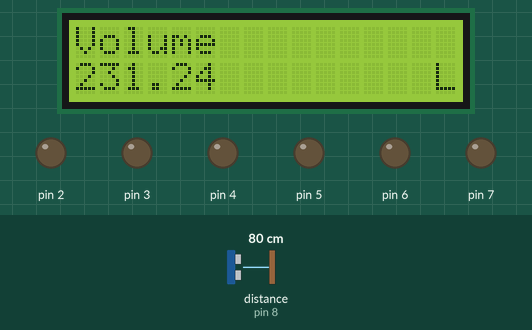
A sketch run on a simulated Arduino Uno, built with avr-gcc and run on an emulated ATmega328P. Parts: 16×2 character LCD, output pins drawn as LEDs (lit = HIGH). Wiring (inferred from the names in the program): ultrasonic range finder: trigger pin 9; echo pin 8. Inputs (shaded band) come from the test bench; at power-on: distance to the obstacle (sensor on pin 8) 80 cm. The echo pulse lasts 58.3 µs per cm; WiFi joins after 1.5 s; servers stay silent unless stated; no MQTT or app messages arrive unless stated; pins used as bus, display or sensor lines are not drawn; what the sketch prints to the serial monitor is not drawn.

Above: at 2.7 s.
2.8 s: distance to the obstacle (sensor on pin 8) set to 22 cm
At 6.8 s:
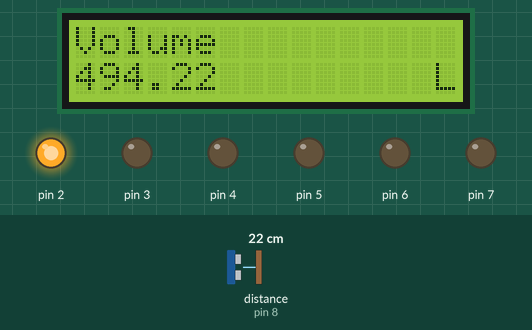
7.1 s: distance to the obstacle (sensor on pin 8) set to 2 cm
At 9.0 s:
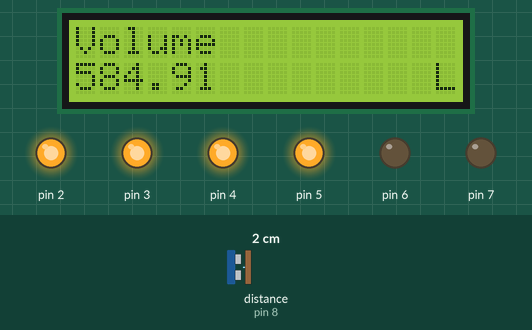
9.8 s: distance to the obstacle (sensor on pin 8) set to 9 cm
At 12.0 s:
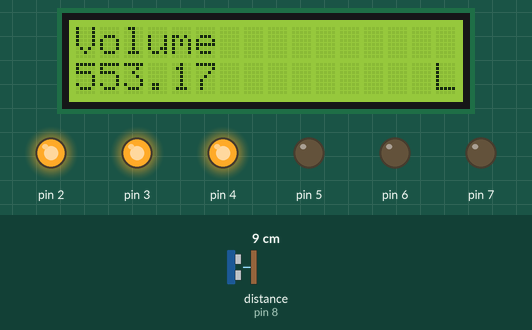
12.3 s: distance to the obstacle (sensor on pin 8) set to 18 cm
At 14.0 s:
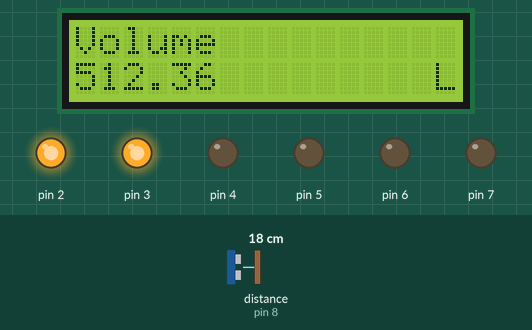
Timing chart, 0 to 15.5 s (numbered marks = the images above; inputs shaded):
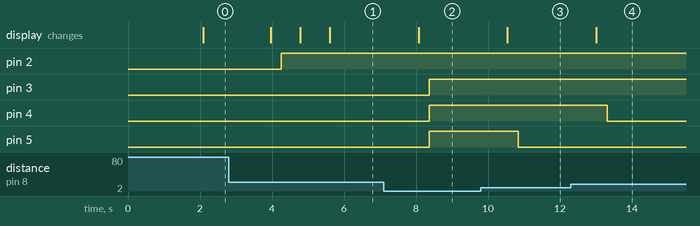

The sketch:

project_dosen_progress_5.ino
```cpp
#include <SPI.h>
#include <Ethernet.h>
#include <PubSubClient.h>
#include  <Wire.h>
#include <LiquidCrystal_I2C.h>
LiquidCrystal_I2C lcd(0x3f, 16, 2);
//pin scl : A5
//pin sda : A4

#define echoPin 8       //pin 8 arduino untuk echo pin sensor ultrasonic
#define trigPin 9       //pin 9 arduino untuk trig pin sensor ultrasonic

#define batasAtas 24    //nilai batas jarak dalam satuan cm
#define batasBawah 19   //nilai batas jarak dalam satuan cm

#define batasAtas1 18   //nilai batas jarak dalam satuan cm
#define batasBawah1 13  //nilai batas jarak dalam satuan cm

#define batasAtas2 12   //nilai batas jarak dalam satuan cm
#define batasBawah2 7   //nilai batas jarak dalam satuan cm
long duration, ultraSensor;
int distance;  //membuuat devinisi tipe data yang digunakan
float volumenull, volume, volumeL;
char voll[50];
String vol_str;
using namespace std;

// Update these with values suitable for your network.
byte mac[]    = {  0xDE, 0xED, 0xBA, 0xFE, 0xFE, 0xED };

IPAddress dnServer(10, 13, 10, 13);
IPAddress gateway(10, 33, 107, 254);
//IPAddress gateway(10,39,52,254);
IPAddress subnet(255, 255, 255, 0);
IPAddress server(10, 33, 109, 82);
IPAddress ip(10, 33, 107, 169);
//IPAddress ip(10,39,52,112);

void callback(char* topic, byte* payload, unsigned int length) {
  Serial.print("Message arrived [");
  Serial.print(topic);
  Serial.print("] ");
  for (int i = 0; i < length; i++) {
    Serial.print((char)payload[i]);
  }
  Serial.println();
}

EthernetClient ethClient;
PubSubClient client(ethClient);

void reconnect() {
  // Loop until we're reconnected
  while (!client.connected()) {
    Serial.print("Attempting MQTT connection...");
    // Attempt to connect
    if (client.connect("arduinoClient")) {
      Serial.println("connected");
    } else {
      Serial.print("failed, rc=");
      Serial.print(client.state());
      Serial.println(" try again in 5 seconds");
      // Wait 5 seconds before retrying
      delay(5000);
    }
  }
}
void setup()
{
  lcd.begin();
  Serial.begin (4800);
  pinMode(trigPin, OUTPUT);
  pinMode(echoPin, INPUT);
  pinMode(1, OUTPUT);
  pinMode(2, OUTPUT);
  pinMode(3, OUTPUT);
  pinMode(4, OUTPUT);
  pinMode(5, OUTPUT);
  pinMode(6, OUTPUT);
  pinMode(7, OUTPUT);
  digitalWrite(7, LOW);

  client.setServer(server, 1883);
  client.setCallback(callback);

  Ethernet.begin(mac, ip, dnServer, gateway, subnet);
  //Ethernet.begin(mac, ip);
  // Allow the hardware to sort itself out
  delay(1500);
}

void loop()
{
  sensorUltrasonic(trigPin, echoPin);
  ultraSensor = distance; //memberikan nilai ultrasensor dengan nilai yang ada pada distance
  vol_str = String(volumeL);
  vol_str.toCharArray(voll, vol_str.length() + 1);
  cetakjarak();
  volumenull = 3.14 * distance * 38 * 38; //rumus menghitung volume ruang kosong tabung yang tidak terisi fluida dengan satuan cm3
  volume = 589440.8 - volumenull; // rumus menghitung nilai volume fluida dengan satuan cm3
  volumeL = volume / 1000; // rumus mengubah volume cm3 menjadi Liter
  cetakVolume();
  delay(300);
  //delay(100);
  if (ultraSensor >= 25 )
  {
    satubar();
  }
  else if (ultraSensor <= batasAtas && ultraSensor >= batasBawah)
  {
    duabar();
  }
  else if (ultraSensor <= batasAtas1 && ultraSensor >= batasBawah1)
  {
    tigabar();
  }
  else if (ultraSensor <= batasAtas2 && ultraSensor >= batasBawah2)
  {
    empatbar();
  }
  else if (ultraSensor <= 6 )
  {
    penuh();
  }

  if (!client.connected()) {
    reconnect();
  } else {
    client.publish("volume", voll);
  }
  client.loop();
}

void sensorUltrasonic(int pinTrigger, int pinEcho)
{
  digitalWrite(pinTrigger, LOW);
  delayMicroseconds(2);
  digitalWrite(pinTrigger, HIGH);
  delayMicroseconds(10);
  digitalWrite(pinTrigger, LOW);
  duration = pulseIn(pinEcho, HIGH);
  distance = (duration / 2) / 29.1; //rumus untuk menghitung jarak dengan cara membagi dua pada bagian durasi untuk menghilangkan nilai patul kembali dari gelombang ultrasonic lalu dibagi lagi dengan nilai 29.1 yaitu nilai konversi rambat gelombang menjadi cm
  delay(500);
}
```

tampilan.ino
```cpp
void cetakjarak () {
  Serial.print("jarak ");
  Serial.print(ultraSensor);
  Serial.print("\t");
  //lcd.setCursor(0, 0);
  //lcd.print("jarak ");
  //lcd.setCursor(6, 0);
  //lcd.print(ultraSensor);
  //lcd.print("    ");
  //lcd.setCursor(10, 0);
  //lcd.print("cm");
}
void cetakVolume () {
  Serial.print("volume liter ");
  Serial.print(volumeL);
  Serial.print("\t");
  Serial.print("volume cm3 ");
  Serial.println(volume);
  lcd.setCursor(0, 0);
  lcd.print("Volume");
  lcd.setCursor(0, 1);
  lcd.print(volumeL);
  lcd.print("    ");
  lcd.setCursor(15, 1);
  lcd.print("L");
}
void penuh() {
  digitalWrite(1, HIGH);
  digitalWrite(2, HIGH);
  digitalWrite(3, HIGH);
  digitalWrite(4, HIGH);
  digitalWrite(5, HIGH);
}

void empatbar() {
  digitalWrite(1, HIGH);
  digitalWrite(2, HIGH);
  digitalWrite(3, HIGH);
  digitalWrite(4, HIGH);
  digitalWrite(5, LOW);
}
void tigabar() {
  digitalWrite(1, HIGH);
  digitalWrite(2, HIGH);
  digitalWrite(3, HIGH);
  digitalWrite(4, LOW);
  digitalWrite(5, LOW);
}
void duabar() {
  digitalWrite(1, HIGH);
  digitalWrite(2, HIGH);
  digitalWrite(3, LOW);
  digitalWrite(4, LOW);
  digitalWrite(5, LOW);
}
void satubar() {
  digitalWrite(2, LOW);
  digitalWrite(3, LOW);
  digitalWrite(4, LOW);
  digitalWrite(5, LOW);
  digitalWrite(6, LOW);
  digitalWrite(1, HIGH);
  delay(500);
  digitalWrite(1, LOW);
  delay(500);
}
```

Measured:
- after the input at 2.8 s, pin 2: LOW → HIGH after 1.5 s; the display: changes after 1.2 s (image 1)
- after the input at 7.1 s, pin 3–5: LOW → HIGH after 1.3 s; the display: changes after 0.97 s (image 2)
- after the input at 9.8 s, pin 5: HIGH → LOW after 1.0 s; the display: changes after 0.74 s (image 3)
- after the input at 12.3 s, pin 4: HIGH → LOW after 1.0 s; the display: changes after 0.71 s (image 4)
